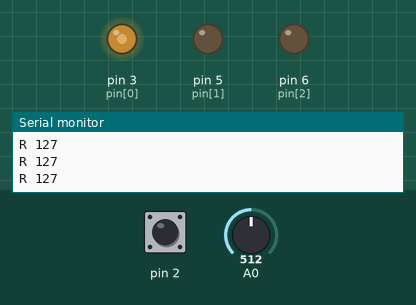
This sketch was run on a simulated Arduino Uno, built with avr-gcc and run on an emulated ATmega328P. Shown: output pins drawn as LEDs (lit = HIGH), the last lines printed to the serial monitor. The test bench sets the inputs (shaded band); at power-on: A0 = 512, pin 2 HIGH.

Above: at 1.2 s.
1.3 s: A0 set to 0
At 2.5 s:
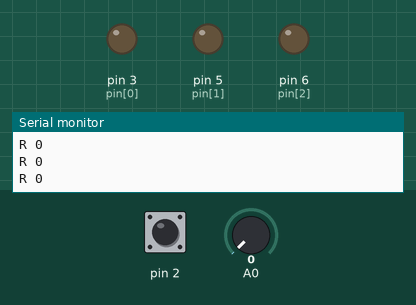
2.8 s: A0 set to 38
At 3.4 s:
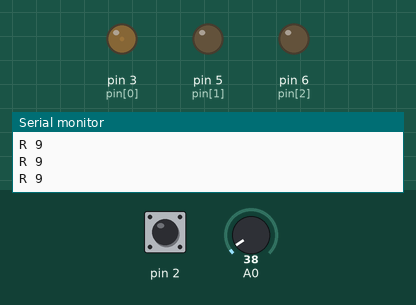
4.3 s: A0 set to 45
5.8 s: pin 2 pulled LOW for 0.15 s
At 6.9 s:
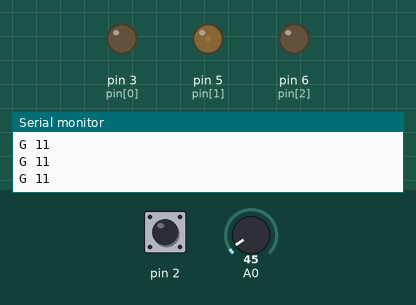
7.4 s: pin 2 pulled LOW for 1 s
At 8.1 s:
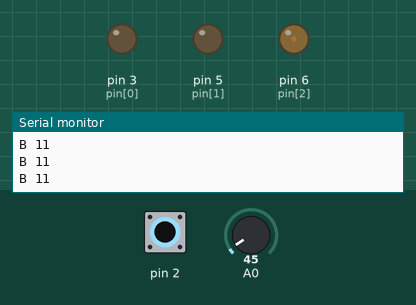
9.9 s: pin 2 pulled LOW for 0.15 s
At 10.7 s:
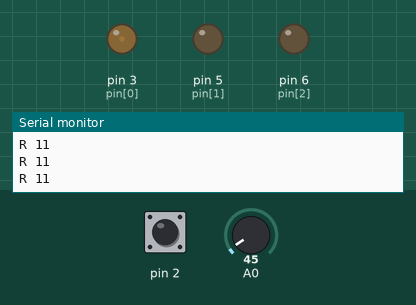
Timing chart, 0 to 12.5 s (numbered marks = the images above; inputs shaded):
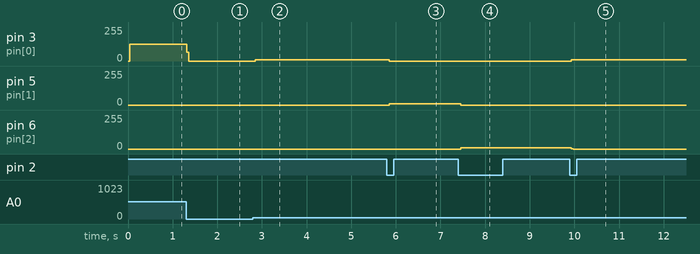

Measured:
- after the input at 1.3 s, pin 3 (pin[0]): 126/255 → 0/255 at once
- after the input at 2.8 s, pin 3 (pin[0]): 0/255 → 9/255 after 0.05 s
- after the input at 5.8 s, pin 3 (pin[0]): 9/255 → 0/255 after 0.05 s; pin 5 (pin[1]): 0/255 → 11/255 after 0.05 s
- after the input at 7.4 s, pin 5 (pin[1]): 11/255 → 0/255 after 0.05 s; pin 6 (pin[2]): 0/255 → 11/255 after 0.05 s
- after the input at 9.9 s, pin 3 (pin[0]): 0/255 → 11/255 at once; pin 6 (pin[2]): 11/255 → 0/255 at once

The sketch:

4LegLed.ino
```cpp
volatile int Flag = 0;
int pt = 0;
int pin[3] = {3, 5, 6};
void setup() {
  Serial.begin(9600);
  pinMode(2, INPUT_PULLUP);
  attachInterrupt(0, but, FALLING);
}


void but(){
  Flag = (Flag+1)%3;
}
void loop() {
 pt = map(analogRead(A0), 0, 1023, 0, 255);
 analogWrite(3, 0);
 analogWrite(5, 0);
 analogWrite(6, 0);
 analogWrite(pin[Flag], pt);
 if (Flag == 0){
  Serial.print("R ");
 }
 if (Flag == 1){
  Serial.print("G ");
 }
 if (Flag == 2){
  Serial.print("B ");
 }
 Serial.println(pt);
}
```
